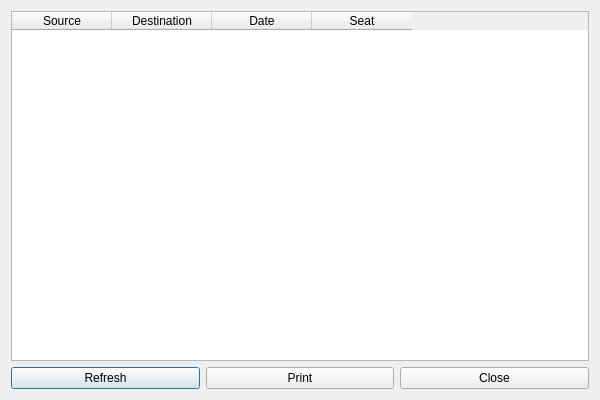
<?xml version="1.0" encoding="UTF-8"?>
<ui version="4.0">
 <class>HistoryDialog</class>
 <widget class="QDialog" name="HistoryDialog">
  <property name="geometry">
   <rect>
    <x>0</x>
    <y>0</y>
    <width>600</width>
    <height>400</height>
   </rect>
  </property>
  <property name="windowTitle">
   <string>Booking History</string>
  </property>
  <layout class="QVBoxLayout" name="verticalLayout">
   <item>
    <widget class="QTableWidget" name="historyTable">
     <property name="editTriggers">
      <set>QAbstractItemView::NoEditTriggers</set>
     </property>
     <property name="selectionBehavior">
      <enum>QAbstractItemView::SelectRows</enum>
     </property>
     <column>
      <property name="text">
       <string>Source</string>
      </property>
     </column>
     <column>
      <property name="text">
       <string>Destination</string>
      </property>
     </column>
     <column>
      <property name="text">
       <string>Date</string>
      </property>
     </column>
     <column>
      <property name="text">
       <string>Seat</string>
      </property>
     </column>
    </widget>
   </item>
   <item>
    <layout class="QHBoxLayout" name="horizontalLayout">
     <item>
      <widget class="QPushButton" name="refreshButton">
       <property name="text">
        <string>Refresh</string>
       </property>
      </widget>
     </item>
     <item>
      <widget class="QPushButton" name="printButton">
       <property name="text">
        <string>Print</string>
       </property>
      </widget>
     </item>
     <item>
      <widget class="QPushButton" name="closeButton">
       <property name="text">
        <string>Close</string>
       </property>
      </widget>
     </item>
    </layout>
   </item>
  </layout>
 </widget>
 <resources/>
 <connections/>
</ui>
